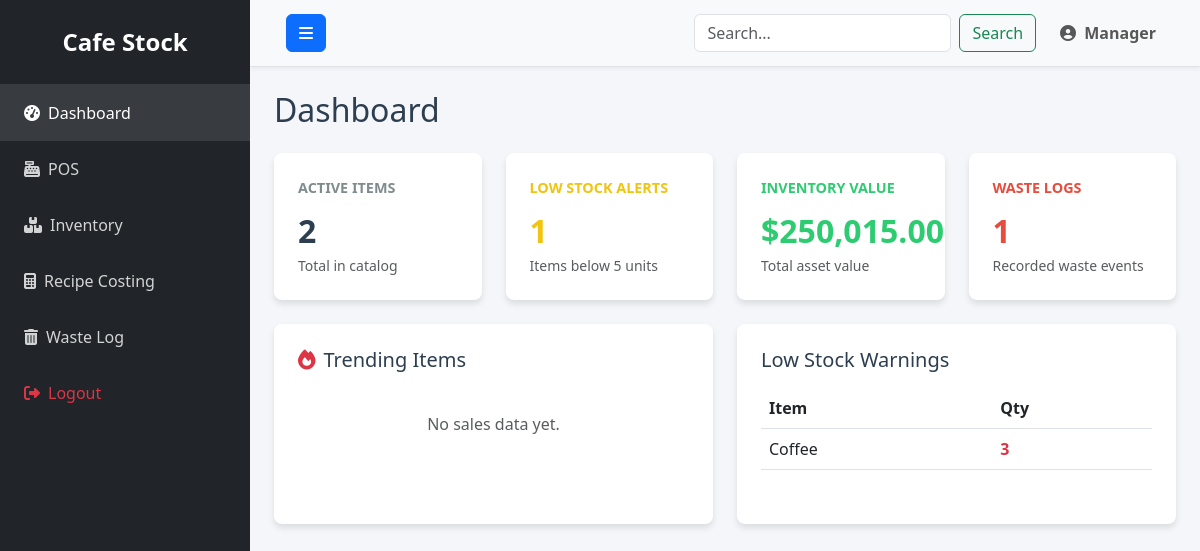
Before: /dashboard.php (signed in) with the older database file.
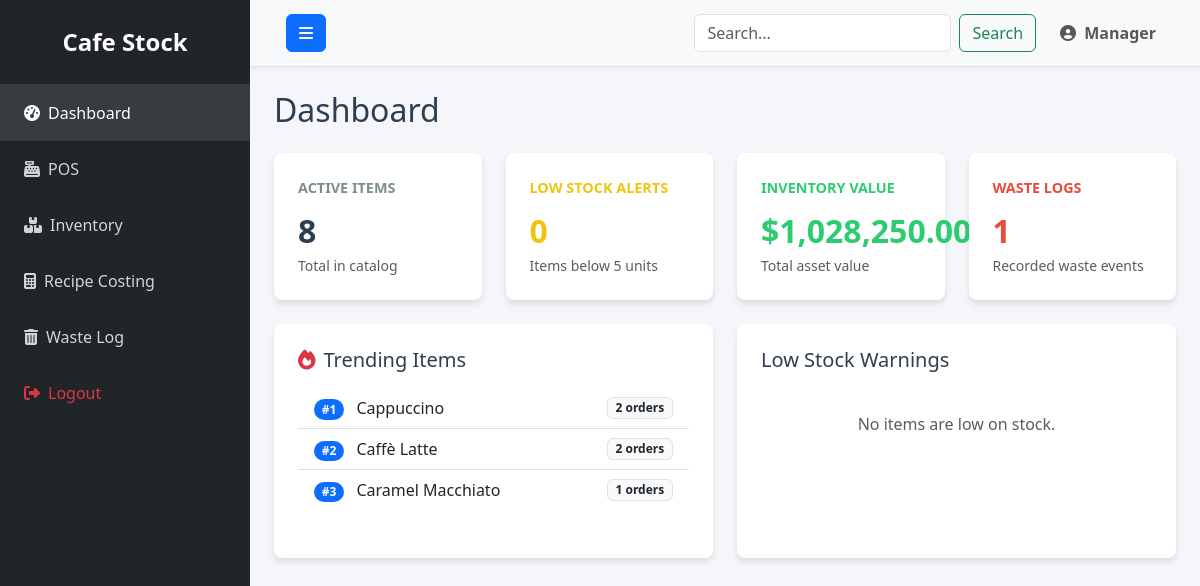
After: the same page with the newer database file.
### tables this page shows
CREATE TABLE inventory (
        id INTEGER PRIMARY KEY AUTOINCREMENT,
        name TEXT NOT NULL,
        category TEXT NOT NULL,
        quantity INTEGER NOT NULL DEFAULT 0,
        price REAL NOT NULL
    );

### dashboard.php (the view, shortened to what this page needs)
<?php
require_once 'db.php';
require_once 'header.php';
try {
    $stmt = $db->query("SELECT COUNT(*) as count FROM inventory");
    $active_items = $stmt->fetch()['count'];
    $stmt = $db->query("SELECT COUNT(*) as count FROM inventory WHERE quantity < 5");
    $low_stock_count = $stmt->fetch()['count'];
    $stmt = $db->query("SELECT SUM(quantity * price) as val FROM inventory");
    $inventory_val = $stmt->fetch()['val'] ?: 0;
    $stmt = $db->query("SELECT COUNT(*) as count FROM logs WHERE action LIKE 'Waste%'");
    $waste_count = $stmt->fetch()['count'];
    $stmt = $db->query("SELECT m.name, COUNT(o.id) as order_count
                        FROM orders o
                        JOIN menu_items m ON o.menu_item_id = m.id
                        GROUP BY o.menu_item_id
                        ORDER BY order_count DESC
                        LIMIT 3");
    $trending_items = $stmt->fetchAll(PDO::FETCH_ASSOC);
} catch (PDOException $e) {
    echo "Error: " . $e->getMessage();
}
$role = $_SESSION['user_role'];
?>
<h2 class="mb-4">Dashboard</h2>
<div class="row">
    <div class="col-md-6 col-lg-3">
        <div class="card-box">
            <div class="card-title">Active Items</div>
            <div class="card-value"><?php echo $active_items; ?></div>
            <div class="text-muted small">Total in catalog</div>
        </div>
    </div>
    <div class="col-md-6 col-lg-3">
        <div class="card-box">
            <div class="card-title text-amber">Low Stock Alerts</div>
            <div class="card-value text-amber"><?php echo $low_stock_count; ?></div>
            <div class="text-muted small">Items below 5 units</div>
        </div>
    </div>
    <div class="col-md-6 col-lg-3">
        <div class="card-box">
            <div class="card-title text-green">Inventory Value</div>
            <div class="card-value text-green">$<?php echo number_format($inventory_val, 2); ?></div>
            <div class="text-muted small">Total asset value</div>
        </div>
    </div>
    <?php if ($role === 'manager'): ?>
    <div class="col-md-6 col-lg-3">
        <div class="card-box">
            <div class="card-title text-red">Waste Logs</div>
            <div class="card-value text-red"><?php echo $waste_count; ?></div>
            <div class="text-muted small">Recorded waste events</div>
        </div>
    </div>
    <?php endif; ?>
</div>
<div class="row">
    <div class="col-md-6">
        <div class="card-box h-100">
            <h5 class="mb-3"><i class="fas fa-fire me-2 text-danger"></i>Trending Items</h5>
            <?php if (count($trending_items) > 0): ?>
                <ul class="list-group list-group-flush">
                    <?php foreach ($trending_items as $index => $item): ?>
                    <li class="list-group-item d-flex justify-content-between align-items-center">
                        <div>
                            <span class="badge bg-primary rounded-pill me-2">#<?php echo $index + 1; ?></span>
                            <?php echo htmlspecialchars($item['name']); ?>
                        </div>
                        <span class="badge bg-light text-dark border"><?php echo $item['order_count']; ?> orders</span>
                    </li>
                    <?php endforeach; ?>
                </ul>
            <?php else: ?>
                <p class="text-muted text-center py-4">No sales data yet.</p>
            <?php endif; ?>
        </div>
    </div>
    <div class="col-md-6">
        <div class="card-box h-100">
            <h5 class="mb-3">Low Stock Warnings</h5>
            <?php
                $stmt = $db->query("SELECT * FROM inventory WHERE quantity < 5 LIMIT 5");
                $low_stock_items = $stmt->fetchAll(PDO::FETCH_ASSOC);
            ?>
            <?php if (count($low_stock_items) > 0): ?>
                <table class="table table-hover mb-0">
                    <thead>
                        <tr>
                            <th>Item</th>
                            <th>Qty</th>
                        </tr>
                    </thead>
                    <tbody>
                        <?php foreach ($low_stock_items as $item): ?>
                        <tr>
                            <td><?php echo htmlspecialchars($item['name']); ?></td>
                            <td class="text-danger fw-bold"><?php echo $item['quantity']; ?></td>
                        </tr>
                        <?php endforeach; ?>
                    </tbody>
                </table>
            <?php else: ?>
                <p class="text-muted text-center py-4">No items are low on stock.</p>
            <?php endif; ?>
        </div>
    </div>
</div>
</div>
</div>
</body>
</html>

Changed rows visible on the page:
no longer on this page (row edited): inventory: name "Coffee", quantity "3"
Other visible differences:
$active_items: "2" → "8"
$low_stock_count: "1" → "0"
$inventory_val: "250,015.00" → "1,028,250.00"
new list line: "# 1 Cappuccino 2 orders"
new list line: "# 2 Caffè Latte 2 orders"
new list line: "# 3 Caramel Macchiato 1 orders"
text no longer shown: "No sales data yet. Item Qty"
text now shown: "No items are low on stock."
